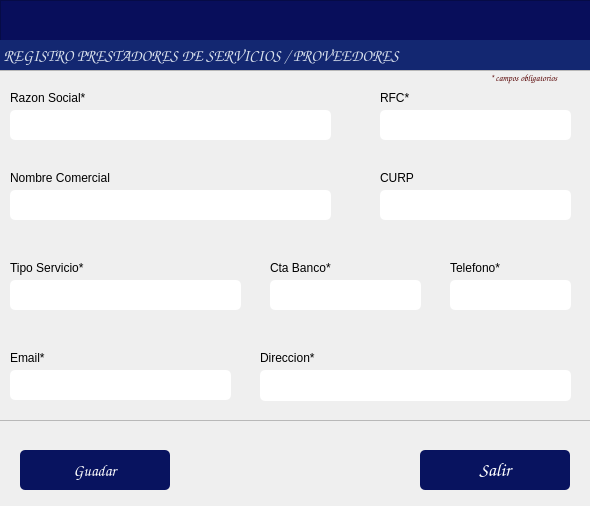
<?xml version="1.0" encoding="UTF-8"?>
<ui version="4.0">
 <class>Dialog</class>
 <widget class="QDialog" name="Dialog">
  <property name="windowModality">
   <enum>Qt::WindowModality::ApplicationModal</enum>
  </property>
  <property name="geometry">
   <rect>
    <x>0</x>
    <y>0</y>
    <width>590</width>
    <height>506</height>
   </rect>
  </property>
  <property name="windowTitle">
   <string/>
  </property>
  <property name="modal">
   <bool>true</bool>
  </property>
  <widget class="QPushButton" name="btnRegistrar">
   <property name="geometry">
    <rect>
     <x>20</x>
     <y>450</y>
     <width>150</width>
     <height>40</height>
    </rect>
   </property>
   <property name="font">
    <font>
     <family>Comic Sans MS</family>
     <pointsize>12</pointsize>
    </font>
   </property>
   <property name="styleSheet">
    <string notr="true">background-color: rgb(8, 19, 95);
color: rgb(255, 255, 255);
border-radius:5px;</string>
   </property>
   <property name="text">
    <string>Guadar</string>
   </property>
   <property name="icon">
    <iconset>
     <normaloff>../iconos/guardar.png</normaloff>../iconos/guardar.png</iconset>
   </property>
   <property name="iconSize">
    <size>
     <width>40</width>
     <height>40</height>
    </size>
   </property>
  </widget>
  <widget class="QPushButton" name="btnSalir">
   <property name="geometry">
    <rect>
     <x>420</x>
     <y>450</y>
     <width>150</width>
     <height>40</height>
    </rect>
   </property>
   <property name="font">
    <font>
     <family>Comic Sans MS</family>
     <pointsize>14</pointsize>
     <bold>false</bold>
    </font>
   </property>
   <property name="styleSheet">
    <string notr="true">background-color: rgb(8, 19, 95);
color: rgb(255, 255, 255);
border-radius:5px;</string>
   </property>
   <property name="text">
    <string>Salir</string>
   </property>
   <property name="icon">
    <iconset>
     <normaloff>../iconos/salir.ico</normaloff>../iconos/salir.ico</iconset>
   </property>
   <property name="iconSize">
    <size>
     <width>30</width>
     <height>30</height>
    </size>
   </property>
  </widget>
  <widget class="QFrame" name="frame_5">
   <property name="geometry">
    <rect>
     <x>0</x>
     <y>0</y>
     <width>881</width>
     <height>71</height>
    </rect>
   </property>
   <property name="maximumSize">
    <size>
     <width>16777215</width>
     <height>16777215</height>
    </size>
   </property>
   <property name="styleSheet">
    <string notr="true">background-color: rgb(8, 14, 91);</string>
   </property>
   <property name="frameShape">
    <enum>QFrame::Shape::StyledPanel</enum>
   </property>
   <property name="frameShadow">
    <enum>QFrame::Shadow::Raised</enum>
   </property>
   <widget class="QLabel" name="label_13">
    <property name="geometry">
     <rect>
      <x>0</x>
      <y>40</y>
      <width>832</width>
      <height>31</height>
     </rect>
    </property>
    <property name="font">
     <font>
      <family>Comic Sans MS</family>
      <pointsize>12</pointsize>
      <bold>true</bold>
     </font>
    </property>
    <property name="styleSheet">
     <string notr="true">color: rgb(255, 255, 255);
background-color: rgb(19, 39, 113);
color: rgb(255, 78, 2);
color: rgb(216, 224, 236);</string>
    </property>
    <property name="text">
     <string> REGISTRO PRESTADORES DE SERVICIOS / PROVEEDORES</string>
    </property>
    <property name="alignment">
     <set>Qt::AlignmentFlag::AlignLeading|Qt::AlignmentFlag::AlignLeft|Qt::AlignmentFlag::AlignVCenter</set>
    </property>
   </widget>
  </widget>
  <widget class="QFrame" name="frame">
   <property name="geometry">
    <rect>
     <x>-10</x>
     <y>70</y>
     <width>601</width>
     <height>351</height>
    </rect>
   </property>
   <property name="frameShape">
    <enum>QFrame::Shape::StyledPanel</enum>
   </property>
   <property name="frameShadow">
    <enum>QFrame::Shadow::Raised</enum>
   </property>
   <widget class="QLabel" name="label">
    <property name="geometry">
     <rect>
      <x>20</x>
      <y>20</y>
      <width>141</width>
      <height>16</height>
     </rect>
    </property>
    <property name="text">
     <string>Razon Social*</string>
    </property>
   </widget>
   <widget class="QLabel" name="label_6">
    <property name="geometry">
     <rect>
      <x>20</x>
      <y>280</y>
      <width>91</width>
      <height>16</height>
     </rect>
    </property>
    <property name="text">
     <string>Email*</string>
    </property>
   </widget>
   <widget class="QLabel" name="label_10">
    <property name="geometry">
     <rect>
      <x>390</x>
      <y>20</y>
      <width>71</width>
      <height>16</height>
     </rect>
    </property>
    <property name="text">
     <string>RFC*</string>
    </property>
   </widget>
   <widget class="QLabel" name="label_12">
    <property name="geometry">
     <rect>
      <x>280</x>
      <y>190</y>
      <width>71</width>
      <height>16</height>
     </rect>
    </property>
    <property name="text">
     <string>Cta Banco*</string>
    </property>
   </widget>
   <widget class="QLineEdit" name="txtEmail">
    <property name="geometry">
     <rect>
      <x>20</x>
      <y>300</y>
      <width>221</width>
      <height>30</height>
     </rect>
    </property>
    <property name="styleSheet">
     <string notr="true">border-radius:5px;</string>
    </property>
   </widget>
   <widget class="QLabel" name="label_3">
    <property name="geometry">
     <rect>
      <x>500</x>
      <y>0</y>
      <width>101</width>
      <height>16</height>
     </rect>
    </property>
    <property name="font">
     <font>
      <family>Comic Sans MS</family>
      <pointsize>7</pointsize>
      <italic>true</italic>
      <bold>true</bold>
     </font>
    </property>
    <property name="styleSheet">
     <string notr="true">color: rgb(85, 0, 0);</string>
    </property>
    <property name="text">
     <string>* campos obligatorios</string>
    </property>
   </widget>
   <widget class="QLabel" name="label_11">
    <property name="geometry">
     <rect>
      <x>20</x>
      <y>100</y>
      <width>111</width>
      <height>16</height>
     </rect>
    </property>
    <property name="text">
     <string>Nombre Comercial</string>
    </property>
   </widget>
   <widget class="QLineEdit" name="txtBanco">
    <property name="geometry">
     <rect>
      <x>280</x>
      <y>210</y>
      <width>151</width>
      <height>30</height>
     </rect>
    </property>
    <property name="styleSheet">
     <string notr="true">border-radius:5px;</string>
    </property>
   </widget>
   <widget class="QLineEdit" name="txtRazon_social">
    <property name="geometry">
     <rect>
      <x>20</x>
      <y>40</y>
      <width>321</width>
      <height>30</height>
     </rect>
    </property>
    <property name="styleSheet">
     <string notr="true">border-radius:5px;</string>
    </property>
   </widget>
   <widget class="QLineEdit" name="txtNombre_comercial">
    <property name="geometry">
     <rect>
      <x>20</x>
      <y>120</y>
      <width>321</width>
      <height>30</height>
     </rect>
    </property>
    <property name="styleSheet">
     <string notr="true">border-radius:5px;</string>
    </property>
   </widget>
   <widget class="QLineEdit" name="txtDireccion">
    <property name="geometry">
     <rect>
      <x>270</x>
      <y>300</y>
      <width>311</width>
      <height>31</height>
     </rect>
    </property>
    <property name="styleSheet">
     <string notr="true">border-radius:5px;</string>
    </property>
   </widget>
   <widget class="QLabel" name="label_15">
    <property name="geometry">
     <rect>
      <x>270</x>
      <y>280</y>
      <width>101</width>
      <height>16</height>
     </rect>
    </property>
    <property name="text">
     <string>Direccion*</string>
    </property>
   </widget>
   <widget class="QLabel" name="label_16">
    <property name="geometry">
     <rect>
      <x>390</x>
      <y>100</y>
      <width>71</width>
      <height>16</height>
     </rect>
    </property>
    <property name="text">
     <string>CURP</string>
    </property>
   </widget>
   <widget class="QLabel" name="label_17">
    <property name="geometry">
     <rect>
      <x>20</x>
      <y>190</y>
      <width>101</width>
      <height>16</height>
     </rect>
    </property>
    <property name="text">
     <string>Tipo Servicio*</string>
    </property>
   </widget>
   <widget class="QLineEdit" name="txtTelefono">
    <property name="geometry">
     <rect>
      <x>460</x>
      <y>210</y>
      <width>121</width>
      <height>30</height>
     </rect>
    </property>
    <property name="styleSheet">
     <string notr="true">border-radius:5px;</string>
    </property>
   </widget>
   <widget class="QLabel" name="label_19">
    <property name="geometry">
     <rect>
      <x>460</x>
      <y>190</y>
      <width>71</width>
      <height>16</height>
     </rect>
    </property>
    <property name="text">
     <string>Telefono*</string>
    </property>
   </widget>
   <widget class="QLineEdit" name="txtTipoServicio">
    <property name="geometry">
     <rect>
      <x>20</x>
      <y>210</y>
      <width>231</width>
      <height>30</height>
     </rect>
    </property>
    <property name="styleSheet">
     <string notr="true">border-radius:5px;</string>
    </property>
   </widget>
   <widget class="QLineEdit" name="txtRFC">
    <property name="geometry">
     <rect>
      <x>390</x>
      <y>40</y>
      <width>191</width>
      <height>30</height>
     </rect>
    </property>
    <property name="styleSheet">
     <string notr="true">border-radius:5px;</string>
    </property>
   </widget>
   <widget class="QLineEdit" name="txtCURP">
    <property name="geometry">
     <rect>
      <x>390</x>
      <y>120</y>
      <width>191</width>
      <height>30</height>
     </rect>
    </property>
    <property name="styleSheet">
     <string notr="true">border-radius:5px;</string>
    </property>
   </widget>
  </widget>
 </widget>
 <resources/>
 <connections/>
</ui>
